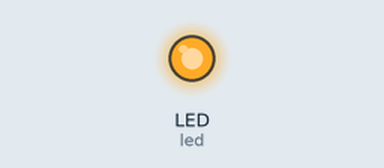
Recording of a program running on a simulated CircuitPython board. Shown: output pins drawn as LEDs (lit = HIGH). USB keyboard and mouse output is not drawn.

Above: at 0.1 s.
At 9.6 s:
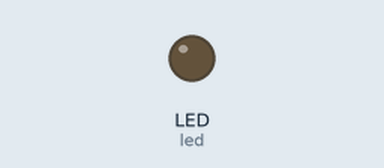
Timing chart, 0 to 11.5 s (numbered marks = the images above):
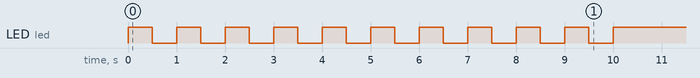

The program:

code.py
```python
# P0: Pico 2 W 作为 USB 复合 HID（键盘+鼠标）单机验证
# 现象：上电后 LED 慢闪 10 秒（准备时间，请把光标放进记事本），
#       然后执行一轮测试序列，结束后 LED 常亮、释放所有按键。
# 测试序列：
#   1. 键盘逐字输入 "pico p0 ok"
#   2. 按住 SHIFT 输入 "x"（应出现大写 X，验证修饰键）
#   3. 鼠标画一个正方形（右-下-左-上，每边 100px）
#   4. 鼠标左键单击一次
#   5. 滚轮向下 1 格
#   6. RELEASE_ALL
import time

import board
import digitalio
import usb_hid
from adafruit_hid.keyboard import Keyboard
from adafruit_hid.keycode import Keycode
from adafruit_hid.mouse import Mouse

led = digitalio.DigitalInOut(board.LED)
led.direction = digitalio.Direction.OUTPUT

kbd = Keyboard(usb_hid.devices)
mouse = Mouse(usb_hid.devices)

KEYMAP = {
    "a": Keycode.A, "b": Keycode.B, "c": Keycode.C, "d": Keycode.D, "e": Keycode.E,
    "f": Keycode.F, "g": Keycode.G, "h": Keycode.H, "i": Keycode.I, "j": Keycode.J,
    "k": Keycode.K, "l": Keycode.L, "m": Keycode.M, "n": Keycode.N, "o": Keycode.O,
    "p": Keycode.P, "q": Keycode.Q, "r": Keycode.R, "s": Keycode.S, "t": Keycode.T,
    "u": Keycode.U, "v": Keycode.V, "w": Keycode.W, "x": Keycode.X, "y": Keycode.Y,
    "z": Keycode.Z, "0": Keycode.ZERO, "1": Keycode.ONE, "2": Keycode.TWO,
    "3": Keycode.THREE, "4": Keycode.FOUR, "5": Keycode.FIVE, "6": Keycode.SIX,
    "7": Keycode.SEVEN, "8": Keycode.EIGHT, "9": Keycode.NINE, " ": Keycode.SPACE,
}


def type_text(text, delay=0.05):
    for ch in text:
        code = KEYMAP.get(ch.lower())
        if code is None:
            continue
        kbd.press(code)
        time.sleep(delay)
        kbd.release_all()
        time.sleep(delay)


def blink(seconds, period=0.5):
    t_end = time.monotonic() + seconds
    while time.monotonic() < t_end:
        led.value = not led.value
        time.sleep(period)
    led.value = False


# ---- 准备期：慢闪 10 秒，把光标放进记事本 ----
blink(10, 0.5)

# ---- 测试序列 ----
led.value = True
type_text("pico p0 ok ")

kbd.press(Keycode.SHIFT, Keycode.X)   # 修饰键组合 -> 大写 X
time.sleep(0.05)
kbd.release_all()
time.sleep(0.3)

for dx, dy in ((1, 0), (0, 1), (-1, 0), (0, -1)):   # 正方形，每边 100px 分 20 步
    for _ in range(20):
        mouse.move(x=dx * 5, y=dy * 5)
        time.sleep(0.01)
    time.sleep(0.2)

mouse.click(Mouse.LEFT_BUTTON)
time.sleep(0.3)
mouse.move(wheel=-1)

# ---- RELEASE_ALL ----
kbd.release_all()
mouse.release_all()

# 结束：LED 常亮。再次测试请按 Pico 上的 RESET（拔插 USB 亦可）。
while True:
    led.value = True
    time.sleep(1)
```
